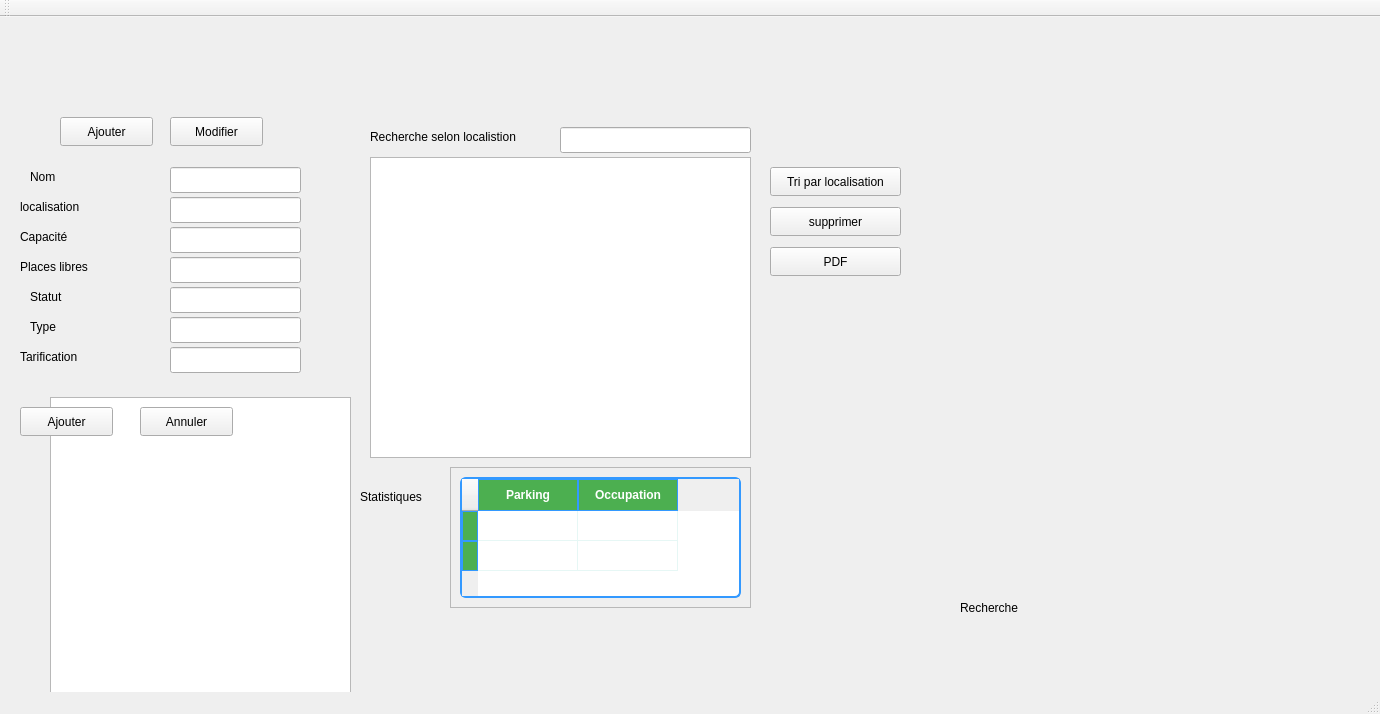
<?xml version="1.0" encoding="UTF-8"?>
<ui version="4.0">
 <class>MainWindow</class>
 <widget class="QMainWindow" name="MainWindow">
  <property name="geometry">
   <rect>
    <x>0</x>
    <y>0</y>
    <width>1380</width>
    <height>714</height>
   </rect>
  </property>
  <property name="windowTitle">
   <string>Gestion des Clients</string>
  </property>
  <widget class="QWidget" name="centralWidget">
   <widget class="QLabel" name="label_25">
    <property name="geometry">
     <rect>
      <x>20</x>
      <y>210</y>
      <width>63</width>
      <height>20</height>
     </rect>
    </property>
    <property name="text">
     <string>Capacité</string>
    </property>
   </widget>
   <widget class="QLabel" name="label_28">
    <property name="geometry">
     <rect>
      <x>30</x>
      <y>300</y>
      <width>63</width>
      <height>20</height>
     </rect>
    </property>
    <property name="text">
     <string>Type</string>
    </property>
   </widget>
   <widget class="QLabel" name="label">
    <property name="geometry">
     <rect>
      <x>30</x>
      <y>150</y>
      <width>63</width>
      <height>20</height>
     </rect>
    </property>
    <property name="text">
     <string>Nom </string>
    </property>
   </widget>
   <widget class="QLabel" name="label_29">
    <property name="geometry">
     <rect>
      <x>20</x>
      <y>330</y>
      <width>101</width>
      <height>20</height>
     </rect>
    </property>
    <property name="text">
     <string>Tarification</string>
    </property>
   </widget>
   <widget class="QPushButton" name="pushButton_14">
    <property name="geometry">
     <rect>
      <x>170</x>
      <y>100</y>
      <width>93</width>
      <height>29</height>
     </rect>
    </property>
    <property name="text">
     <string>Modifier</string>
    </property>
   </widget>
   <widget class="QLabel" name="label_24">
    <property name="geometry">
     <rect>
      <x>960</x>
      <y>580</y>
      <width>81</width>
      <height>21</height>
     </rect>
    </property>
    <property name="text">
     <string>Recherche</string>
    </property>
   </widget>
   <widget class="QLineEdit" name="lineEdit_25">
    <property name="geometry">
     <rect>
      <x>170</x>
      <y>330</y>
      <width>131</width>
      <height>26</height>
     </rect>
    </property>
   </widget>
   <widget class="QLineEdit" name="lineEdit_22">
    <property name="geometry">
     <rect>
      <x>170</x>
      <y>210</y>
      <width>131</width>
      <height>26</height>
     </rect>
    </property>
   </widget>
   <widget class="QFrame" name="frame_2">
    <property name="geometry">
     <rect>
      <x>450</x>
      <y>450</y>
      <width>301</width>
      <height>141</height>
     </rect>
    </property>
    <property name="frameShape">
     <enum>QFrame::Shape::StyledPanel</enum>
    </property>
    <property name="frameShadow">
     <enum>QFrame::Shadow::Raised</enum>
    </property>
    <widget class="QTableWidget" name="tableWidget_2">
     <property name="geometry">
      <rect>
       <x>10</x>
       <y>10</y>
       <width>281</width>
       <height>121</height>
      </rect>
     </property>
     <property name="styleSheet">
      <string notr="true">QTableWidget {
    background-color: #ffffff;   /* fond blanc des cellules */
    border: 2px solid #3399ff;   /* bordure bleue */
    border-radius: 6px;
    gridline-color: #e6f7f5;     /* lignes de séparation discrètes */
    selection-background-color: #4CAF50; /* fond vert quand sélectionné */
    selection-color: white;      /* texte blanc quand sélectionné */
    font-size: 13px;
    color: #003366; /* texte bleu foncé */
}

QHeaderView::section {
    background-color: #4CAF50; /* vert pour l'entête */
    color: white;
    padding: 6px;
    border: 1px solid #3399ff; /* contour bleu */
    font-weight: bold;
}

QTableWidget::item:hover {
    background-color: #cceeff;  /* bleu clair au survol */
    color: #004d66;
}</string>
     </property>
     <row>
      <property name="text">
       <string/>
      </property>
     </row>
     <row>
      <property name="text">
       <string/>
      </property>
     </row>
     <column>
      <property name="text">
       <string>Parking</string>
      </property>
     </column>
     <column>
      <property name="text">
       <string>Occupation</string>
      </property>
     </column>
     <item row="0" column="0">
      <property name="text">
       <string/>
      </property>
     </item>
     <item row="0" column="1">
      <property name="text">
       <string/>
      </property>
     </item>
     <item row="1" column="0">
      <property name="text">
       <string/>
      </property>
     </item>
     <item row="1" column="1">
      <property name="text">
       <string/>
      </property>
     </item>
    </widget>
   </widget>
   <widget class="QLabel" name="label_27">
    <property name="geometry">
     <rect>
      <x>30</x>
      <y>270</y>
      <width>63</width>
      <height>20</height>
     </rect>
    </property>
    <property name="text">
     <string>Statut</string>
    </property>
   </widget>
   <widget class="QLabel" name="label_3">
    <property name="geometry">
     <rect>
      <x>360</x>
      <y>470</y>
      <width>101</width>
      <height>20</height>
     </rect>
    </property>
    <property name="text">
     <string>Statistiques</string>
    </property>
   </widget>
   <widget class="QLabel" name="label_9">
    <property name="geometry">
     <rect>
      <x>20</x>
      <y>180</y>
      <width>101</width>
      <height>20</height>
     </rect>
    </property>
    <property name="text">
     <string>localisation</string>
    </property>
   </widget>
   <widget class="QPushButton" name="pushButton_17">
    <property name="geometry">
     <rect>
      <x>770</x>
      <y>230</y>
      <width>131</width>
      <height>29</height>
     </rect>
    </property>
    <property name="text">
     <string>PDF</string>
    </property>
   </widget>
   <widget class="QPushButton" name="pushButton_13">
    <property name="geometry">
     <rect>
      <x>60</x>
      <y>100</y>
      <width>93</width>
      <height>29</height>
     </rect>
    </property>
    <property name="text">
     <string>Ajouter</string>
    </property>
   </widget>
   <widget class="QLineEdit" name="lineEdit_23">
    <property name="geometry">
     <rect>
      <x>170</x>
      <y>240</y>
      <width>131</width>
      <height>26</height>
     </rect>
    </property>
   </widget>
   <widget class="QLineEdit" name="lineEdit_21">
    <property name="geometry">
     <rect>
      <x>170</x>
      <y>180</y>
      <width>131</width>
      <height>26</height>
     </rect>
    </property>
   </widget>
   <widget class="QLineEdit" name="lineEdit_6">
    <property name="geometry">
     <rect>
      <x>170</x>
      <y>150</y>
      <width>131</width>
      <height>26</height>
     </rect>
    </property>
   </widget>
   <widget class="QLineEdit" name="lineEdit_26">
    <property name="geometry">
     <rect>
      <x>170</x>
      <y>270</y>
      <width>131</width>
      <height>26</height>
     </rect>
    </property>
   </widget>
   <widget class="QLineEdit" name="lineEdit_24">
    <property name="geometry">
     <rect>
      <x>170</x>
      <y>300</y>
      <width>131</width>
      <height>26</height>
     </rect>
    </property>
   </widget>
   <widget class="QTableWidget" name="tableWidget">
    <property name="geometry">
     <rect>
      <x>50</x>
      <y>380</y>
      <width>301</width>
      <height>301</height>
     </rect>
    </property>
   </widget>
   <widget class="QPushButton" name="pushButton_15">
    <property name="geometry">
     <rect>
      <x>770</x>
      <y>150</y>
      <width>131</width>
      <height>29</height>
     </rect>
    </property>
    <property name="text">
     <string>Tri par localisation</string>
    </property>
   </widget>
   <widget class="QPushButton" name="pushButton_4">
    <property name="geometry">
     <rect>
      <x>20</x>
      <y>390</y>
      <width>93</width>
      <height>29</height>
     </rect>
    </property>
    <property name="text">
     <string>Ajouter</string>
    </property>
   </widget>
   <widget class="QPushButton" name="pushButton_16">
    <property name="geometry">
     <rect>
      <x>770</x>
      <y>190</y>
      <width>131</width>
      <height>29</height>
     </rect>
    </property>
    <property name="text">
     <string>supprimer</string>
    </property>
   </widget>
   <widget class="QListView" name="listView_2">
    <property name="geometry">
     <rect>
      <x>370</x>
      <y>140</y>
      <width>381</width>
      <height>301</height>
     </rect>
    </property>
   </widget>
   <widget class="QLabel" name="label_2">
    <property name="geometry">
     <rect>
      <x>370</x>
      <y>110</y>
      <width>181</width>
      <height>20</height>
     </rect>
    </property>
    <property name="text">
     <string>Recherche selon localistion</string>
    </property>
   </widget>
   <widget class="QLabel" name="label_26">
    <property name="geometry">
     <rect>
      <x>20</x>
      <y>240</y>
      <width>91</width>
      <height>20</height>
     </rect>
    </property>
    <property name="text">
     <string>Places libres</string>
    </property>
   </widget>
   <widget class="QPushButton" name="pushButton_12">
    <property name="geometry">
     <rect>
      <x>140</x>
      <y>390</y>
      <width>93</width>
      <height>29</height>
     </rect>
    </property>
    <property name="text">
     <string>Annuler</string>
    </property>
   </widget>
   <widget class="QLineEdit" name="lineEdit">
    <property name="geometry">
     <rect>
      <x>560</x>
      <y>110</y>
      <width>191</width>
      <height>26</height>
     </rect>
    </property>
   </widget>
  </widget>
  <widget class="QMenuBar" name="menuBar">
   <property name="geometry">
    <rect>
     <x>0</x>
     <y>0</y>
     <width>1380</width>
     <height>26</height>
    </rect>
   </property>
  </widget>
  <widget class="QToolBar" name="mainToolBar">
   <attribute name="toolBarArea">
    <enum>TopToolBarArea</enum>
   </attribute>
   <attribute name="toolBarBreak">
    <bool>false</bool>
   </attribute>
  </widget>
  <widget class="QStatusBar" name="statusBar"/>
 </widget>
 <layoutdefault spacing="6" margin="11"/>
 <resources/>
 <connections/>
</ui>
